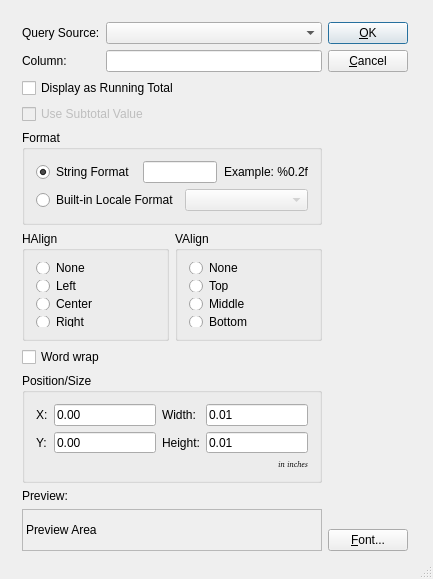
<ui version="4.0" >
 <comment> * OpenRPT report writer and rendering engine
 * Copyright (C) 2001-2011 by OpenMFG, LLC
 *
 * This library is free software; you can redistribute it and/or
 * modify it under the terms of the GNU Lesser General Public
 * License as published by the Free Software Foundation; either
 * version 2.1 of the License, or (at your option) any later version.
 *
 * This library is distributed in the hope that it will be useful,
 * but WITHOUT ANY WARRANTY; without even the implied warranty of
 * MERCHANTABILITY or FITNESS FOR A PARTICULAR PURPOSE. See the GNU
 * Lesser General Public License for more details.
 *
 * You should have received a copy of the GNU Lesser General Public
 * License along with this library; if not, write to the Free Software
 * Foundation, Inc., 59 Temple Place, Suite 330, Boston, MA 02111-1307 USA
 * Please contact info@openmfg.com with any questions on this license.</comment>
 <class>FieldEditor</class>
 <widget class="QDialog" name="FieldEditor" >
  <property name="geometry" >
   <rect>
    <x>0</x>
    <y>0</y>
    <width>433</width>
    <height>579</height>
   </rect>
  </property>
  <property name="sizePolicy" >
   <sizepolicy vsizetype="Minimum" hsizetype="Minimum" >
    <horstretch>0</horstretch>
    <verstretch>0</verstretch>
   </sizepolicy>
  </property>
  <property name="windowTitle" >
   <string>Properties (Field)</string>
  </property>
  <property name="sizeGripEnabled" >
   <bool>true</bool>
  </property>
  <widget class="QWidget" name="" >
   <property name="geometry" >
    <rect>
     <x>11</x>
     <y>11</y>
     <width>408</width>
     <height>551</height>
    </rect>
   </property>
   <layout class="QHBoxLayout" >
    <item>
     <layout class="QVBoxLayout" >
      <property name="spacing" >
       <number>6</number>
      </property>
      <property name="leftMargin" >
       <number>0</number>
      </property>
      <property name="topMargin" >
       <number>0</number>
      </property>
      <property name="rightMargin" >
       <number>0</number>
      </property>
      <property name="bottomMargin" >
       <number>0</number>
      </property>
      <item>
       <layout class="QGridLayout" >
        <property name="leftMargin" >
         <number>0</number>
        </property>
        <property name="topMargin" >
         <number>0</number>
        </property>
        <property name="rightMargin" >
         <number>0</number>
        </property>
        <property name="bottomMargin" >
         <number>0</number>
        </property>
        <property name="horizontalSpacing" >
         <number>6</number>
        </property>
        <property name="verticalSpacing" >
         <number>6</number>
        </property>
        <item row="1" column="1" >
         <widget class="QLineEdit" name="tbColumn" />
        </item>
        <item row="0" column="0" >
         <widget class="QLabel" name="TextLabel1_3" >
          <property name="text" >
           <string>Query Source:</string>
          </property>
         </widget>
        </item>
        <item row="1" column="0" >
         <widget class="QLabel" name="TextLabel1" >
          <property name="sizePolicy" >
           <sizepolicy vsizetype="Minimum" hsizetype="Preferred" >
            <horstretch>0</horstretch>
            <verstretch>0</verstretch>
           </sizepolicy>
          </property>
          <property name="text" >
           <string>Column:</string>
          </property>
         </widget>
        </item>
        <item row="0" column="1" >
         <widget class="QueryComboBox" name="cbQuery" />
        </item>
       </layout>
      </item>
      <item>
       <widget class="QCheckBox" name="_cbRTotal" >
        <property name="text" >
         <string>Display as Running Total</string>
        </property>
       </widget>
      </item>
      <item>
       <widget class="QCheckBox" name="_cbSubTotal" >
        <property name="enabled" >
         <bool>false</bool>
        </property>
        <property name="text" >
         <string>Use Subtotal Value</string>
        </property>
       </widget>
      </item>
      <item>
       <widget class="QGroupBox" name="_gbFormat" >
        <property name="title" >
         <string>Format</string>
        </property>
        <layout class="QVBoxLayout" >
         <property name="spacing" >
          <number>6</number>
         </property>
         <property name="leftMargin" >
          <number>11</number>
         </property>
         <property name="topMargin" >
          <number>11</number>
         </property>
         <property name="rightMargin" >
          <number>11</number>
         </property>
         <property name="bottomMargin" >
          <number>11</number>
         </property>
         <item>
          <layout class="QHBoxLayout" >
           <property name="spacing" >
            <number>6</number>
           </property>
           <property name="leftMargin" >
            <number>0</number>
           </property>
           <property name="topMargin" >
            <number>0</number>
           </property>
           <property name="rightMargin" >
            <number>0</number>
           </property>
           <property name="bottomMargin" >
            <number>0</number>
           </property>
           <item>
            <widget class="QRadioButton" name="_rbStringFormat" >
             <property name="text" >
              <string>String Format </string>
             </property>
             <property name="checked" >
              <bool>true</bool>
             </property>
            </widget>
           </item>
           <item>
            <widget class="QLineEdit" name="_leRTotalFormat" />
           </item>
           <item>
            <widget class="QLabel" name="_lblRTotalExample" >
             <property name="sizePolicy" >
              <sizepolicy vsizetype="Preferred" hsizetype="Minimum" >
               <horstretch>0</horstretch>
               <verstretch>0</verstretch>
              </sizepolicy>
             </property>
             <property name="text" >
              <string>Example: %0.2f</string>
             </property>
             <property name="alignment" >
              <set>Qt::AlignRight|Qt::AlignTrailing|Qt::AlignVCenter</set>
             </property>
            </widget>
           </item>
          </layout>
         </item>
         <item>
          <layout class="QHBoxLayout" >
           <property name="spacing" >
            <number>6</number>
           </property>
           <property name="leftMargin" >
            <number>0</number>
           </property>
           <property name="topMargin" >
            <number>0</number>
           </property>
           <property name="rightMargin" >
            <number>0</number>
           </property>
           <property name="bottomMargin" >
            <number>0</number>
           </property>
           <item>
            <widget class="QRadioButton" name="_rbBuiltinFormat" >
             <property name="text" >
              <string>Built-in Locale Format</string>
             </property>
            </widget>
           </item>
           <item>
            <widget class="QComboBox" name="_cbBuiltinFormat" >
             <property name="enabled" >
              <bool>false</bool>
             </property>
             <property name="sizePolicy" >
              <sizepolicy vsizetype="Fixed" hsizetype="MinimumExpanding" >
               <horstretch>0</horstretch>
               <verstretch>0</verstretch>
              </sizepolicy>
             </property>
            </widget>
           </item>
          </layout>
         </item>
        </layout>
       </widget>
      </item>
      <item>
       <layout class="QHBoxLayout" >
        <property name="spacing" >
         <number>6</number>
        </property>
        <property name="leftMargin" >
         <number>0</number>
        </property>
        <property name="topMargin" >
         <number>0</number>
        </property>
        <property name="rightMargin" >
         <number>0</number>
        </property>
        <property name="bottomMargin" >
         <number>0</number>
        </property>
        <item>
         <widget class="QGroupBox" name="bgHAlign" >
          <property name="sizePolicy" >
           <sizepolicy vsizetype="Minimum" hsizetype="Preferred" >
            <horstretch>0</horstretch>
            <verstretch>0</verstretch>
           </sizepolicy>
          </property>
          <property name="title" >
           <string>HAlign</string>
          </property>
          <layout class="QVBoxLayout" >
           <item>
            <widget class="QRadioButton" name="rbHAlignNone" >
             <property name="text" >
              <string>None</string>
             </property>
            </widget>
           </item>
           <item>
            <widget class="QRadioButton" name="rbHAlignLeft" >
             <property name="text" >
              <string>Left</string>
             </property>
            </widget>
           </item>
           <item>
            <widget class="QRadioButton" name="rbHAlignCenter" >
             <property name="text" >
              <string>Center</string>
             </property>
            </widget>
           </item>
           <item>
            <widget class="QRadioButton" name="rbHAlignRight" >
             <property name="text" >
              <string>Right</string>
             </property>
            </widget>
           </item>
          </layout>
         </widget>
        </item>
        <item>
         <widget class="QGroupBox" name="bgVAlign" >
          <property name="sizePolicy" >
           <sizepolicy vsizetype="Minimum" hsizetype="Preferred" >
            <horstretch>0</horstretch>
            <verstretch>0</verstretch>
           </sizepolicy>
          </property>
          <property name="title" >
           <string>VAlign</string>
          </property>
          <layout class="QVBoxLayout" >
           <property name="spacing" >
            <number>6</number>
           </property>
           <property name="leftMargin" >
            <number>11</number>
           </property>
           <property name="topMargin" >
            <number>11</number>
           </property>
           <property name="rightMargin" >
            <number>11</number>
           </property>
           <property name="bottomMargin" >
            <number>11</number>
           </property>
           <item>
            <widget class="QRadioButton" name="rbVAlignNone" >
             <property name="text" >
              <string>None</string>
             </property>
            </widget>
           </item>
           <item>
            <widget class="QRadioButton" name="rbVAlignTop" >
             <property name="text" >
              <string>Top</string>
             </property>
            </widget>
           </item>
           <item>
            <widget class="QRadioButton" name="rbVAlignMiddle" >
             <property name="text" >
              <string>Middle</string>
             </property>
            </widget>
           </item>
           <item>
            <widget class="QRadioButton" name="rbVAlignBottom" >
             <property name="text" >
              <string>Bottom</string>
             </property>
            </widget>
           </item>
          </layout>
         </widget>
        </item>
       </layout>
      </item>
      <item>
       <widget class="QCheckBox" name="_cbWordWrap" >
        <property name="text" >
         <string>Word wrap</string>
        </property>
       </widget>
      </item>
      <item>
       <widget class="QGroupBox" name="GroupBox1" >
        <property name="title" >
         <string>Position/Size</string>
        </property>
        <layout class="QGridLayout" >
         <property name="leftMargin" >
          <number>11</number>
         </property>
         <property name="topMargin" >
          <number>11</number>
         </property>
         <property name="rightMargin" >
          <number>11</number>
         </property>
         <property name="bottomMargin" >
          <number>11</number>
         </property>
         <property name="horizontalSpacing" >
          <number>6</number>
         </property>
         <property name="verticalSpacing" >
          <number>6</number>
         </property>
         <item row="1" column="3" >
          <widget class="QLineEdit" name="leHeight" >
           <property name="text" >
            <string>0.01</string>
           </property>
          </widget>
         </item>
         <item row="0" column="3" >
          <widget class="QLineEdit" name="leWidth" >
           <property name="text" >
            <string>0.01</string>
           </property>
          </widget>
         </item>
         <item row="1" column="0" >
          <widget class="QLabel" name="TextLabel2" >
           <property name="text" >
            <string>Y:</string>
           </property>
          </widget>
         </item>
         <item row="1" column="2" >
          <widget class="QLabel" name="TextLabel4" >
           <property name="text" >
            <string>Height:</string>
           </property>
          </widget>
         </item>
         <item row="0" column="0" >
          <widget class="QLabel" name="TextLabel1_3_2" >
           <property name="text" >
            <string>X:</string>
           </property>
          </widget>
         </item>
         <item row="0" column="2" >
          <widget class="QLabel" name="TextLabel3" >
           <property name="text" >
            <string>Width:</string>
           </property>
          </widget>
         </item>
         <item row="2" column="3" >
          <widget class="QLabel" name="TextLabel5" >
           <property name="font" >
            <font>
             <family>Helvetica [Cronyx]</family>
             <pointsize>6</pointsize>
             <weight>50</weight>
             <italic>true</italic>
             <bold>false</bold>
             <underline>false</underline>
             <strikeout>false</strikeout>
            </font>
           </property>
           <property name="text" >
            <string>in inches</string>
           </property>
           <property name="textFormat" >
            <enum>Qt::AutoText</enum>
           </property>
           <property name="alignment" >
            <set>Qt::AlignRight|Qt::AlignTrailing|Qt::AlignVCenter</set>
           </property>
          </widget>
         </item>
         <item row="1" column="1" >
          <widget class="QLineEdit" name="leYPos" >
           <property name="text" >
            <string>0.00</string>
           </property>
          </widget>
         </item>
         <item row="0" column="1" >
          <widget class="QLineEdit" name="leXPos" >
           <property name="text" >
            <string>0.00</string>
           </property>
          </widget>
         </item>
        </layout>
       </widget>
      </item>
      <item>
       <widget class="QLabel" name="TextLabel1_2" >
        <property name="sizePolicy" >
         <sizepolicy vsizetype="Minimum" hsizetype="Preferred" >
          <horstretch>0</horstretch>
          <verstretch>0</verstretch>
         </sizepolicy>
        </property>
        <property name="text" >
         <string>Preview:</string>
        </property>
       </widget>
      </item>
      <item>
       <widget class="QLabel" name="labelPreview" >
        <property name="sizePolicy" >
         <sizepolicy vsizetype="Expanding" hsizetype="Preferred" >
          <horstretch>0</horstretch>
          <verstretch>0</verstretch>
         </sizepolicy>
        </property>
        <property name="minimumSize" >
         <size>
          <width>0</width>
          <height>42</height>
         </size>
        </property>
        <property name="frameShape" >
         <enum>QFrame::StyledPanel</enum>
        </property>
        <property name="frameShadow" >
         <enum>QFrame::Sunken</enum>
        </property>
        <property name="text" >
         <string>Preview Area</string>
        </property>
        <property name="alignment" >
         <set>Qt::AlignVCenter</set>
        </property>
       </widget>
      </item>
     </layout>
    </item>
    <item>
     <layout class="QVBoxLayout" >
      <property name="spacing" >
       <number>6</number>
      </property>
      <property name="leftMargin" >
       <number>0</number>
      </property>
      <property name="topMargin" >
       <number>0</number>
      </property>
      <property name="rightMargin" >
       <number>0</number>
      </property>
      <property name="bottomMargin" >
       <number>0</number>
      </property>
      <item>
       <widget class="QPushButton" name="buttonOk" >
        <property name="text" >
         <string>&amp;OK</string>
        </property>
        <property name="shortcut" >
         <string>Alt+O</string>
        </property>
        <property name="autoDefault" >
         <bool>true</bool>
        </property>
        <property name="default" >
         <bool>true</bool>
        </property>
       </widget>
      </item>
      <item>
       <widget class="QPushButton" name="buttonCancel" >
        <property name="text" >
         <string>&amp;Cancel</string>
        </property>
        <property name="shortcut" >
         <string>Alt+C</string>
        </property>
        <property name="autoDefault" >
         <bool>true</bool>
        </property>
       </widget>
      </item>
      <item>
       <spacer>
        <property name="orientation" >
         <enum>Qt::Vertical</enum>
        </property>
        <property name="sizeType" >
         <enum>QSizePolicy::Expanding</enum>
        </property>
        <property name="sizeHint" >
         <size>
          <width>20</width>
          <height>20</height>
         </size>
        </property>
       </spacer>
      </item>
      <item>
       <widget class="QPushButton" name="btnFont" >
        <property name="text" >
         <string>&amp;Font...</string>
        </property>
       </widget>
      </item>
     </layout>
    </item>
   </layout>
  </widget>
 </widget>
 <layoutdefault spacing="6" margin="11" />
 <customwidgets>
  <customwidget>
   <class>QueryComboBox</class>
   <extends>QComboBox</extends>
   <header>querycombobox.h</header>
  </customwidget>
 </customwidgets>
 <tabstops>
  <tabstop>cbQuery</tabstop>
  <tabstop>tbColumn</tabstop>
  <tabstop>_cbRTotal</tabstop>
  <tabstop>_rbStringFormat</tabstop>
  <tabstop>_leRTotalFormat</tabstop>
  <tabstop>_rbBuiltinFormat</tabstop>
  <tabstop>_cbBuiltinFormat</tabstop>
  <tabstop>rbHAlignNone</tabstop>
  <tabstop>rbHAlignLeft</tabstop>
  <tabstop>rbHAlignCenter</tabstop>
  <tabstop>rbHAlignRight</tabstop>
  <tabstop>rbVAlignNone</tabstop>
  <tabstop>rbVAlignTop</tabstop>
  <tabstop>rbVAlignMiddle</tabstop>
  <tabstop>rbVAlignBottom</tabstop>
  <tabstop>leXPos</tabstop>
  <tabstop>leWidth</tabstop>
  <tabstop>leYPos</tabstop>
  <tabstop>leHeight</tabstop>
  <tabstop>btnFont</tabstop>
  <tabstop>buttonOk</tabstop>
  <tabstop>buttonCancel</tabstop>
 </tabstops>
 <resources/>
 <connections>
  <connection>
   <sender>buttonOk</sender>
   <signal>clicked()</signal>
   <receiver>FieldEditor</receiver>
   <slot>accept()</slot>
   <hints>
    <hint type="sourcelabel" >
     <x>20</x>
     <y>20</y>
    </hint>
    <hint type="destinationlabel" >
     <x>20</x>
     <y>20</y>
    </hint>
   </hints>
  </connection>
  <connection>
   <sender>buttonCancel</sender>
   <signal>clicked()</signal>
   <receiver>FieldEditor</receiver>
   <slot>reject()</slot>
   <hints>
    <hint type="sourcelabel" >
     <x>20</x>
     <y>20</y>
    </hint>
    <hint type="destinationlabel" >
     <x>20</x>
     <y>20</y>
    </hint>
   </hints>
  </connection>
  <connection>
   <sender>_cbRTotal</sender>
   <signal>toggled(bool)</signal>
   <receiver>_gbFormat</receiver>
   <slot>setEnabled(bool)</slot>
   <hints>
    <hint type="sourcelabel" >
     <x>20</x>
     <y>20</y>
    </hint>
    <hint type="destinationlabel" >
     <x>20</x>
     <y>20</y>
    </hint>
   </hints>
  </connection>
  <connection>
   <sender>_rbStringFormat</sender>
   <signal>toggled(bool)</signal>
   <receiver>_leRTotalFormat</receiver>
   <slot>setEnabled(bool)</slot>
   <hints>
    <hint type="sourcelabel" >
     <x>20</x>
     <y>20</y>
    </hint>
    <hint type="destinationlabel" >
     <x>20</x>
     <y>20</y>
    </hint>
   </hints>
  </connection>
  <connection>
   <sender>_rbStringFormat</sender>
   <signal>toggled(bool)</signal>
   <receiver>_lblRTotalExample</receiver>
   <slot>setEnabled(bool)</slot>
   <hints>
    <hint type="sourcelabel" >
     <x>20</x>
     <y>20</y>
    </hint>
    <hint type="destinationlabel" >
     <x>20</x>
     <y>20</y>
    </hint>
   </hints>
  </connection>
  <connection>
   <sender>_rbBuiltinFormat</sender>
   <signal>toggled(bool)</signal>
   <receiver>_cbBuiltinFormat</receiver>
   <slot>setEnabled(bool)</slot>
   <hints>
    <hint type="sourcelabel" >
     <x>20</x>
     <y>20</y>
    </hint>
    <hint type="destinationlabel" >
     <x>20</x>
     <y>20</y>
    </hint>
   </hints>
  </connection>
 </connections>
</ui>
